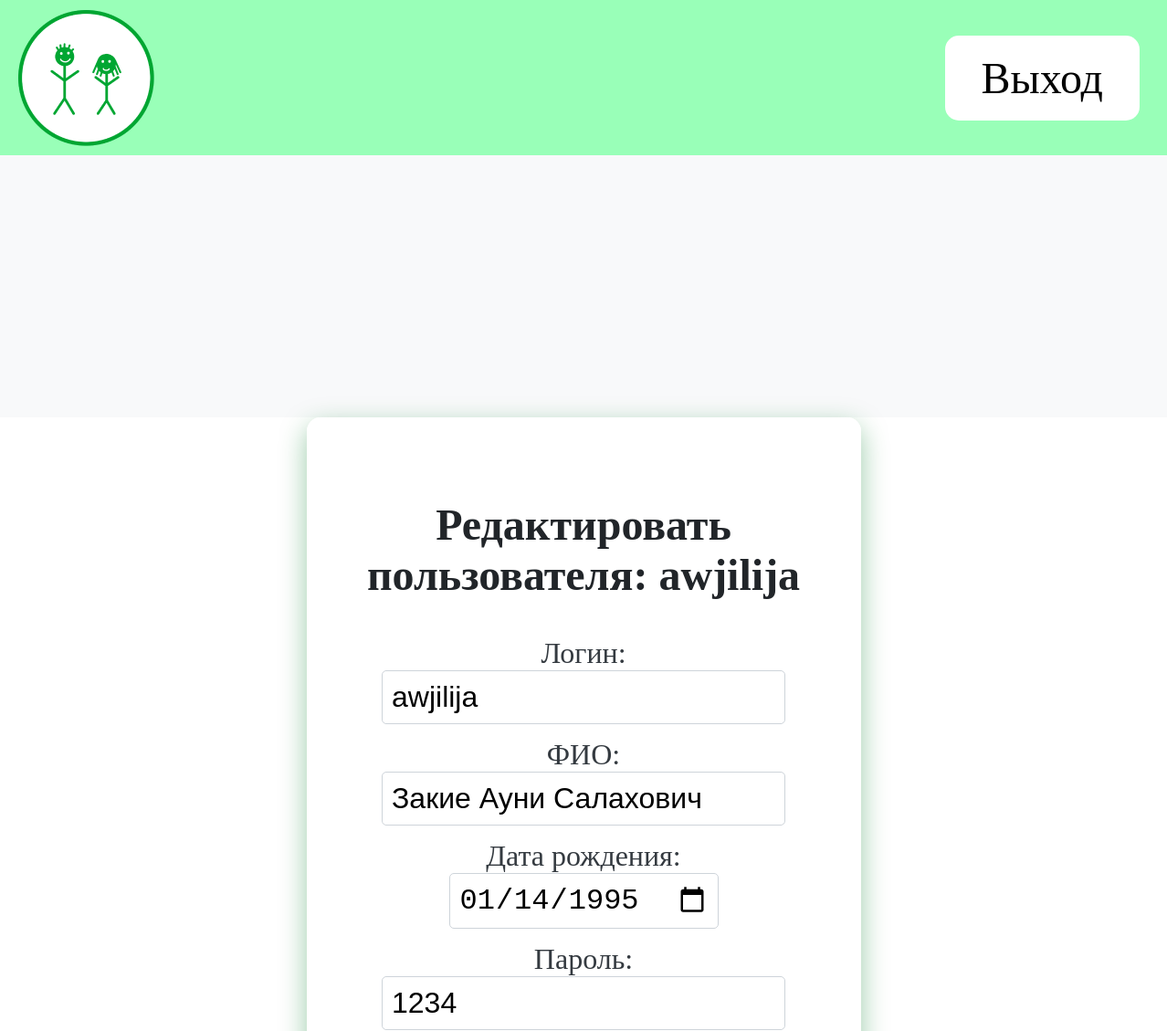
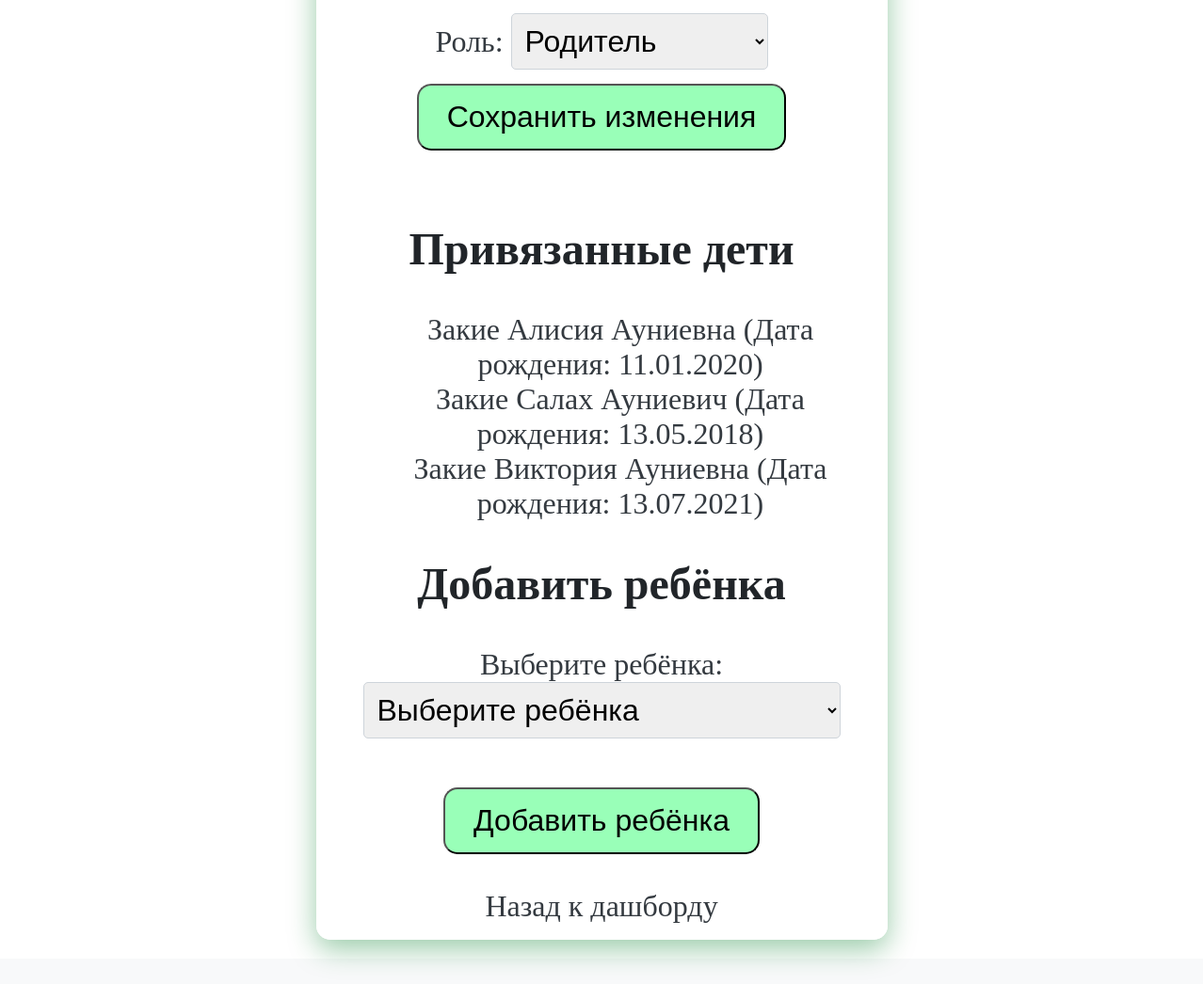
Page /adm/dashboard/edit_parent/2/ on the committed database (2 pictures, top to bottom).
### accounts/models.py (models this page shows, shortened)
class CUsers(models.Model):
    username = models.CharField('логин', max_length=150)
    name = models.CharField('фио', max_length=150)
    date_of_b = models.DateField('дата рождения')
    role = models.CharField(max_length=20, choices=[
        ('admin', 'Администратор'),
        ('doctor', 'Врач'),
        ('parent', 'Родитель'),
        ('child', 'Ребёнок'),
    ], default='child')
    password = models.CharField('пароль', max_length=150)
    is_auth = models.BooleanField(default=False)
    children = models.ManyToManyField(
        'self',
        symmetrical=False,  # Родитель и ребёнок — разные роли
        related_name='parents',  # Для обратного доступа: child.parents.all()
        blank=True  # Связь может быть пустой
    )

### accounts/views.py (the view, shortened to what this page needs)
# urls.py: path('adm/dashboard/edit_parent/<int:id>/', views.edit_parent_view, name='edit_parent'),
def edit_parent_view(request, id):
    user = get_object_or_404(CUsers, pk=id)
    assigned_children = user.children.filter(parents=user)
    available_children = CUsers.objects.filter(role='child').exclude(parents=user)
    return render(request, 'edit_parent.html', {
        'user': user,
        'children': available_children,
        'assigned_children': assigned_children,
    })

### accounts/templates/edit_parent.html (shortened to what this page needs)
{% extends 'base.html' %}
{% block content %}
    <form class='form1' method="POST" enctype="multipart/form-data">
        <h2>Редактировать пользователя: {{ user.username }}</h2>
      <div class="form-group">
        <label for="username">Логин:</label>
        <input type="text" name="username" id="username" class="form-control" value="{{ user.username }}" required>
      </div>
      <div class="form-group">
        <label for="name">ФИО:</label>
        <input type="text" name="name" id="name" class="form-control" value="{{ user.name }}" required>
      </div>
      <div class="form-group">
        <label for="date_of_b">Дата рождения:</label>
        <input type="date" name="date_of_b" id="date_of_b" class="form-control" value="{{ user.date_of_b|date:'Y-m-d' }}" required>
    </div>
            <div class="form-group">
            <label for="password">Пароль:</label>
            <input type="text" name="password" id="password" class="form-control" value="{{ user.password}}" required>
            </div>
      <div class="form-group">
        <label for="role">Роль:</label>
        <select name="role" id="role" class="form-control" required>
          <option value="parent" {% if user.role == 'parent' %}selected{% endif %}>Родитель</option>
        </select>
      </div>
      <button type="submit" class="btn btn-primary">Сохранить изменения</button>
        <div class="mb-3">
            <br>
            <h2>Привязанные дети</h2>
            <ul>
                {% for child in assigned_children %}
                    <li>{{ child.name }} (Дата рождения: {{ child.date_of_b|date:"d.m.Y" }})</li>
                {% endfor %}
            </ul>
            <h2>Добавить ребёнка</h2>
                <div class="form-group">
                    <label for="child_id" class="form-label">Выберите ребёнка:</label>
                    <select name="child_id" id="child_id" class="form-control">
                        <option value="">Выберите ребёнка</option>
                    </select>
                </div>
                <br>
                <button type="submit" class="btn btn-primary">Добавить ребёнка</button>
            <br>
    </form>
<br>
  <a href="{% url 'admin_dashboard' %}" class="btn btn-secondary mt-3">Назад к дашборду</a>
{% endblock %}

### accounts/templates/base.html (style rules this page uses)
html, body { height: 100%; margin: 0; display: flex; flex-direction: column; }
body { font-family: 'Muller'; margin: 0; background-color: #f8f9fa; color: #343a40; }
ul { list-style:none; }
h1, h2, h3, h4, h5, h6 { color: #212529; }
.container #role { font-size: 2rem; }
.btn-primary { background-color: #99FFB8; color: black; border-radius: 15px; font-size: 2rem; transition: background-color 0.3s ease; padding: 15px 30px; text-decoration: none; }
a { color: #343a40; text-decoration: none; }
form { background-color: white; padding: 50px; font-size: 2rem; border-radius: 15px; box-shadow: 0 10px 30px rgba(2, 126, 39, 0.4); margin: 0px 15vh; flex-direction: column; justify-content: space-between; margin-bottom: 20px; }
.form1 { overflow-y: scroll; }
.form-control { border-radius: 5px; padding: 10px; font-size: 2rem; margin-bottom: 15px; border: 1px solid #ced4da; transition: border-color 0.3s ease; }

### rows in the picture
CUsers: username "awjilija", name "Закие Ауни Салахович", date_of_b "01/14/1995", password "1234", role "Родитель"
CUsers: name "Закие Алисия Ауниевна", date_of_b "11.01.2020"
CUsers: name "Закие Салах Ауниевич", date_of_b "13.05.2018"
CUsers: name "Закие Виктория Ауниевна", date_of_b "13.07.2021"
